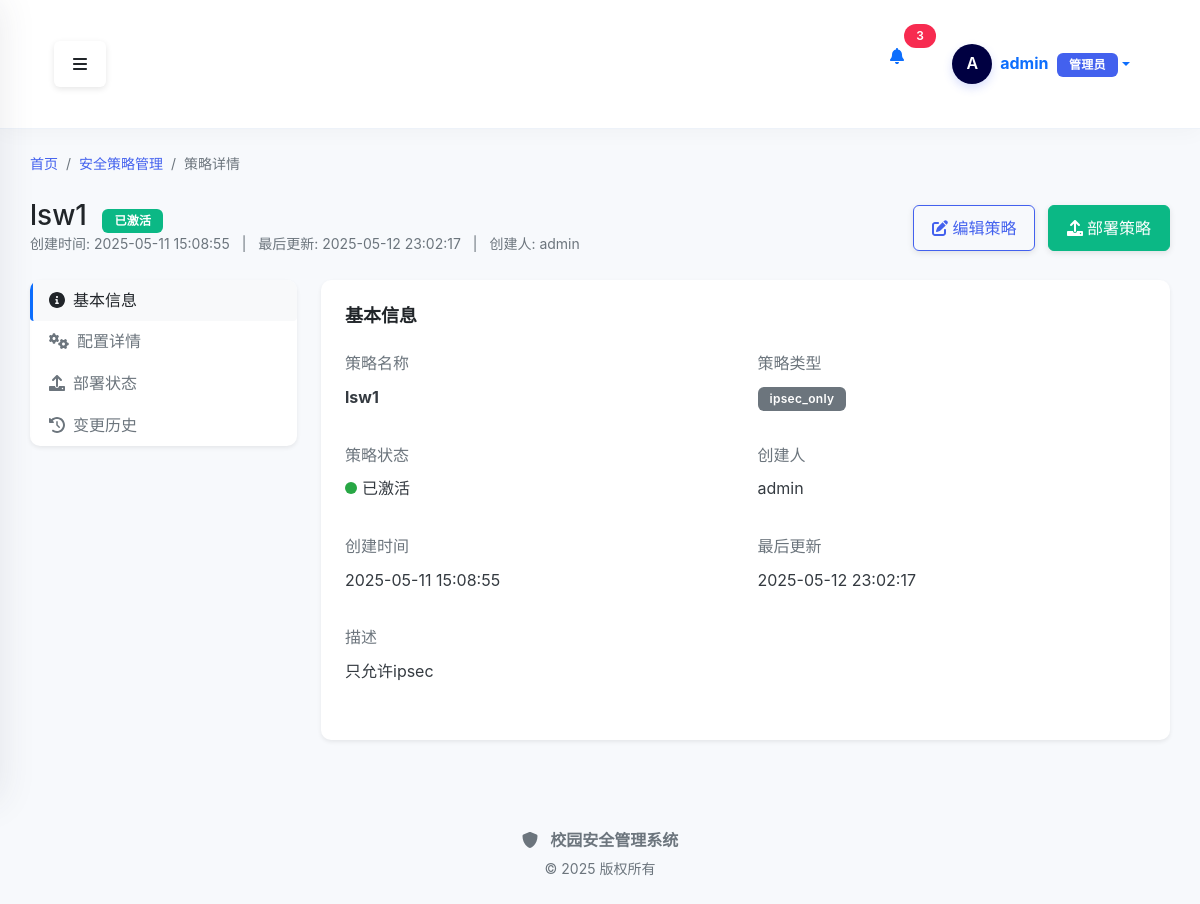
Page /policy/1 (signed in) on the committed database.
### src/modules/auth/models.py (models this page shows, shortened)
class User(db.Model, UserMixin):
    __table_args__ = {'extend_existing': True}
    """用户模型"""
    __tablename__ = 'users'
    id = db.Column(db.Integer, primary_key=True)
    username = db.Column(db.String(64), unique=True, index=True, nullable=False)
    email = db.Column(db.String(120), unique=True, index=True, nullable=False)
    password_hash = db.Column(db.String(128), nullable=False)
    display_name = db.Column(db.String(64))
    phone = db.Column(db.String(20))
    role = db.Column(db.String(20))
    last_login = db.Column(db.DateTime)
    is_active = db.Column(db.Boolean, default=True)
    is_admin = db.Column(db.Boolean, default=False)
    created_at = db.Column(db.DateTime, default=datetime.now)
    updated_at = db.Column(db.DateTime, default=datetime.now, onupdate=datetime.now)

### src/modules/policy/models/policy.py (models this page shows, shortened)
class Policy(db.Model):
    __tablename__ = 'policy'
    id = Column(Integer, primary_key=True)
    name = Column(String(64), nullable=False)
    type = Column(String(32), nullable=False)
    description = Column(Text)
    config = Column(JSON, nullable=False)
    status = Column(String(16), nullable=False, default='draft')
    created_by = Column(Integer, ForeignKey('users.id'), nullable=False)
    created_at = Column(DateTime, nullable=False, default=datetime.utcnow)
    updated_at = Column(DateTime, nullable=False, default=datetime.utcnow, onupdate=datetime.utcnow)
    creator = relationship('User', backref='policies', lazy='select')
    deployments = relationship('PolicyDeployment', backref='policy', cascade='all, delete-orphan')
    audit_logs = relationship('PolicyAuditLog', backref='policy')
    alerts = relationship('PolicyAlert', backref='policy')

### src/modules/policy/routes/policy_view_routes.py (the view, shortened to what this page needs)
@policy_view_bp.route('/<int:policy_id>', methods=['GET'])
@login_required
def detail(policy_id):
    policy_service = PolicyService()
    success, policy = policy_service.get_policy(policy_id)
    if not success:
        flash('策略不存在', 'danger')
        return redirect(url_for('policy_view.index'))
    user_service = UserService()
    if policy.created_by:
        try:
            success, user = user_service.get_user_by_id(policy.created_by)
            if success and user:
                policy.creator_name = user.username
            else:
                policy.creator_name = f"用户{policy.created_by}"
        except Exception:
            policy.creator_name = f"用户{policy.created_by}"
    else:
        policy.creator_name = "-"
    from src.modules.policy.services.policy_deploy_service import PolicyDeployService
    deploy_service = PolicyDeployService()
    deployments = deploy_service.get_deployments_by_policy(policy.id) if hasattr(deploy_service, 'get_deployments_by_policy') else []
    from src.modules.policy.services.policy_audit_service import PolicyAuditService
    audit_service = PolicyAuditService()
    audit_logs = audit_service.get_logs_by_policy(policy.id) if hasattr(audit_service, 'get_logs_by_policy') else []
    for log in audit_logs:
        if hasattr(log, 'user_id') and log.user_id:
            try:
                success, user = user_service.get_user_by_id(log.user_id)
                if success and user:
                    log.user_name = user.username
                else:
                    log.user_name = f"用户{log.user_id}"
            except Exception:
                log.user_name = f"用户{log.user_id}"
        else:
            log.user_name = "系统"
    return render_template(
        'policy/detail.html',
        title='策略详情',
        policy=policy,
        deployments=deployments,
        audit_logs=audit_logs
    )

### src/templates/policy/detail.html (shortened to what this page needs)
{% extends "base.html" %}
{% block content %}
<div class="container-fluid">
    <nav aria-label="breadcrumb" class="mb-4">
        <ol class="breadcrumb">
            <li class="breadcrumb-item"><a href="{{ url_for('index') }}">首页</a></li>
            <li class="breadcrumb-item"><a href="{{ url_for('policy_view.index') }}">安全策略管理</a></li>
            <li class="breadcrumb-item active" aria-current="page">策略详情</li>
        </ol>
    </nav>
    <div class="d-flex justify-content-between align-items-center mb-4">
        <div>
            <h1 class="h3 mb-0 text-gray-800">{{ policy.name }}
                {% if policy.status == 'active' %}
                <span class="badge bg-success ms-2">已激活</span>
                {% elif policy.status == 'draft' %}
                <span class="badge bg-warning ms-2">草稿</span>
                {% elif policy.status == 'deleted' %}
                <span class="badge bg-danger ms-2">已删除</span>
                {% endif %}
            </h1>
            <p class="text-muted small mb-0">
                <span>创建时间: {{ policy.created_at.strftime('%Y-%m-%d %H:%M:%S') }}</span>
                <span class="mx-2">|</span>
                <span>最后更新: {{ policy.updated_at.strftime('%Y-%m-%d %H:%M:%S') }}</span>
                <span class="mx-2">|</span>
                <span>创建人: {{ policy.creator_name if policy.creator_name is defined else '用户' + policy.created_by|string }}</span>
            </p>
        </div>
        <div>
            {% if policy.status != 'deleted' %}
            <a href="{{ url_for('policy_view.edit', policy_id=policy.id) }}" class="btn btn-outline-primary">
                <i class="fas fa-edit me-1"></i>编辑策略
            </a>
            <a href="{{ url_for('policy_view.deploy', policy_id=policy.id) }}" class="btn btn-success ms-2">
                <i class="fas fa-upload me-1"></i>部署策略
            </a>
            {% endif %}
        </div>
    </div>
    <div class="row">
        <div class="col-md-3 mb-4">
            <div class="card shadow-sm">
                <div class="card-body p-0">
                    <div class="nav flex-column nav-pills" id="v-pills-tab" role="tablist" aria-orientation="vertical">
                        <a class="nav-link active" id="v-pills-basic-tab" data-bs-toggle="pill" href="#v-pills-basic" role="tab" aria-controls="v-pills-basic" aria-selected="true">
                            <i class="fas fa-info-circle me-2"></i>基本信息
                        </a>
                        <a class="nav-link" id="v-pills-config-tab" data-bs-toggle="pill" href="#v-pills-config" role="tab" aria-controls="v-pills-config" aria-selected="false">
                            <i class="fas fa-cogs me-2"></i>配置详情
                        </a>
                        <a class="nav-link" id="v-pills-deployment-tab" data-bs-toggle="pill" href="#v-pills-deployment" role="tab" aria-controls="v-pills-deployment" aria-selected="false">
                            <i class="fas fa-upload me-2"></i>部署状态
                        </a>
                        <a class="nav-link" id="v-pills-history-tab" data-bs-toggle="pill" href="#v-pills-history" role="tab" aria-controls="v-pills-history" aria-selected="false">
                            <i class="fas fa-history me-2"></i>变更历史
                        </a>
                    </div>
                </div>
            </div>
        </div>
        <div class="col-md-9">
            <div class="card shadow-sm">
                <div class="card-body">
                    <div class="tab-content" id="v-pills-tabContent">
                        <div class="tab-pane fade show active" id="v-pills-basic" role="tabpanel" aria-labelledby="v-pills-basic-tab">
                            <h5 class="card-title mb-4">基本信息</h5>
                            <div class="row">
                                <div class="col-md-6 mb-3">
                                    <label class="form-label text-muted">策略名称</label>
                                    <p class="fw-bold">{{ policy.name }}</p>
                                </div>
                                <div class="col-md-6 mb-3">
                                    <label class="form-label text-muted">策略类型</label>
                                    <p>
                                        {% if policy.type == 'ipsec' %}
                                        <span class="badge bg-info">IPSec</span>
                                        {% elif policy.type == 'ssl' %}
                                        <span class="badge bg-primary">SSL VPN</span>
                                        {% else %}
                                        <span class="badge bg-secondary">{{ policy.type }}</span>
                                        {% endif %}
                                    </p>
                                </div>
                                <div class="col-md-6 mb-3">
                                    <label class="form-label text-muted">策略状态</label>
                                    <p>
                                        {% if policy.status == 'active' %}
                                        <span><span class="policy-status status-active"></span>已激活</span>
                                        {% elif policy.status == 'draft' %}
                                        <span><span class="policy-status status-draft"></span>草稿</span>
                                        {% elif policy.status == 'deleted' %}
                                        <span><span class="policy-status status-deleted"></span>已删除</span>
                                        {% endif %}
                                    </p>
                                </div>
                                <div class="col-md-6 mb-3">
                                    <label class="form-label text-muted">创建人</label>
                                    <p>{{ policy.creator_name if policy.creator_name is defined else '用户' + policy.created_by|string }}</p>
                                </div>
                                <div class="col-md-6 mb-3">
                                    <label class="form-label text-muted">创建时间</label>
                                    <p>{{ policy.created_at.strftime('%Y-%m-%d %H:%M:%S') }}</p>
                                </div>
                                <div class="col-md-6 mb-3">
                                    <label class="form-label text-muted">最后更新</label>
                                    <p>{{ policy.updated_at.strftime('%Y-%m-%d %H:%M:%S') }}</p>
                                </div>
                                <div class="col-md-12 mb-3">
                                    <label class="form-label text-muted">描述</label>
                                    <p>{{ policy.description or '暂无描述' }}</p>
                                </div>
                            </div>
                        </div>
                    </div>
                </div>
            </div>
        </div>
    </div>
</div>
{% endblock %}

### src/templates/base.html (shortened to what this page needs)
<!DOCTYPE html>
<html lang="zh-CN">
<head>
    <link href="https://cdn.jsdelivr.net/npm/bootstrap@5.1.3/dist/css/bootstrap.min.css" rel="stylesheet">
    <link rel="stylesheet" href="https://cdnjs.cloudflare.com/ajax/libs/font-awesome/6.0.0/css/all.min.css">
    <link rel="stylesheet" href="{{ url_for('static', filename='css/style.css') }}?v={{ range(1, 10000) | random }}">
</head>
<body>
    <div class="d-flex" id="wrapper">
        <div id="page-content-wrapper">
            <nav class="navbar navbar-expand-lg navbar-light top-navbar">
                <div class="container-fluid">
                    <button class="btn" id="menu-toggle" aria-label="切换侧边栏">
                        <i class="fas fa-bars"></i>
                    </button>
                    <div class="d-flex ms-auto">
                        {% if current_user.is_authenticated %}
                        <div class="nav-item dropdown me-3">
                            <a class="nav-link position-relative" href="#" id="notificationsDropdown" role="button" data-bs-toggle="dropdown" aria-expanded="false">
                                <i class="fas fa-bell"></i>
                                <span class="position-absolute top-0 start-100 translate-middle badge rounded-pill bg-danger">
                                    3
                                </span>
                            </a>
                        </div>
                        <div class="nav-item dropdown user-dropdown">
                            <a class="nav-link dropdown-toggle d-flex align-items-center" href="#" id="navbarDropdown" role="button" data-bs-toggle="dropdown" aria-expanded="false">
                                <div class="user-avatar-container me-2">
                                    <div class="user-avatar-circle">
                                        <span class="avatar-text">{{ current_user.username[0]|upper }}</span>
                                    </div>
                                </div>
                                <div class="user-info d-none d-md-block">
                                    <span class="fw-bold">{{ current_user.username }}</span>
                                    <span class="badge bg-primary ms-1">{{ current_user.role or ('管理员' if current_user.is_admin else '用户') }}</span>
                                </div>
                            </a>
                        </div>
                        {% else %}
                        <div class="nav-item">
                            <a class="btn btn-primary btn-sm" href="{{ url_for('auth.login') }}">
                                <i class="fas fa-sign-in-alt me-1"></i>登录
                            </a>
                        </div>
                        {% endif %}
                    </div>
                </div>
            </nav>
            <div class="content-container">
                {% block content %}{% endblock %}
            </div>
            <footer class="footer mt-auto py-3">
                <div class="container-fluid text-center text-muted">
                    <div class="footer-brand mb-1">
                        <i class="fas fa-shield-alt me-2"></i>
                        <span class="fw-bold">校园安全管理系统</span>
                    </div>
                    <p class="small mb-0">© 2025 版权所有</p>
                </div>
            </footer>
        </div>
    </div>
</body>
</html>

### rows in the picture
User: username "A", username "admin", role+is_admin "管理员"
Policy: name "lsw1", created_at "2025-05-11 15:08:55", updated_at "2025-05-12 23:02:17", type "ipsec_only", description "只允许ipsec"
